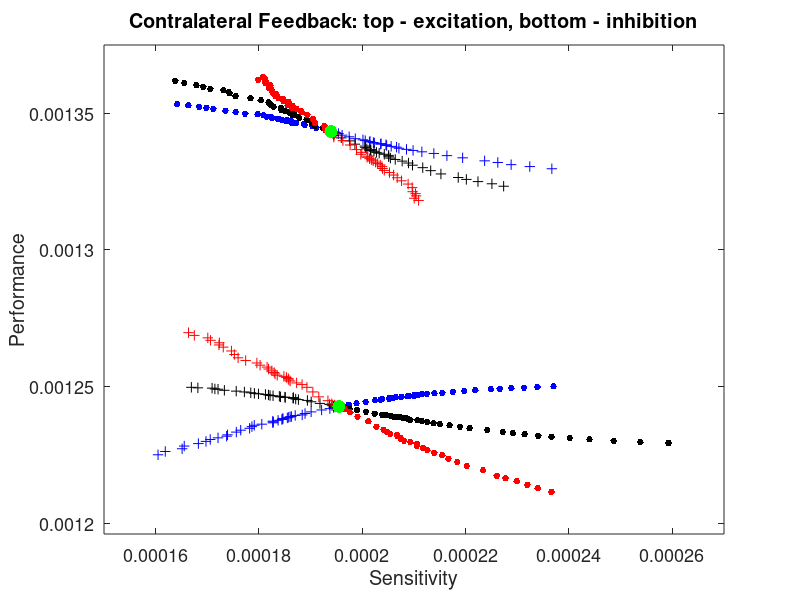

Write MATLAB code to recreate this figure.
% Fig. 8

clear; clc; close all;

figure

load('excitation-contralateral.mat');
plot(dec_9(41:end,9),dec_9(41:end,1),'.b','MarkerSize',15); hold on
plot(dec_10(41:end,9),dec_10(41:end,1),'.k','MarkerSize',15);
plot(dec_11(41:end,9),dec_11(41:end,1),'.r','MarkerSize',15);
plot(inc_9(41:end,9),inc_9(41:end,1),'+b','MarkerSize',7.5);
plot(inc_10(41:end,9),inc_10(41:end,1),'+k','MarkerSize',7.5);
plot(inc_11(41:end,9),inc_11(41:end,1),'+r','MarkerSize',7.5);
plot(inc_11(end,9),inc_11(end,1),'.g','MarkerSize',28);

load('inhibition-contralateral.mat');
plot(dec_9(40:end,9),dec_9(40:end,1),'.b','MarkerSize',15); hold on
plot(dec_10(40:end,9),dec_10(40:end,1),'.k','MarkerSize',15);
plot(dec_11(40:end,9),dec_11(40:end,1),'.r','MarkerSize',15);
plot(inc_9(40:end,9),inc_9(40:end,1),'+b','MarkerSize',7.5);
plot(inc_10(40:end,9),inc_10(40:end,1),'+k','MarkerSize',7.5);
plot(inc_11(40:end,9),inc_11(40:end,1),'+r','MarkerSize',7.5);
plot(inc_11(end,9),inc_11(end,1),'.g','MarkerSize',28);

xlabel('Sensitivity'); ylabel('Performance');
title('Contralateral Feedback: top - excitation, bottom - inhibition');
axis([.00015 .00027 .001196 .001375]);
set(gca,'FontSize',13);